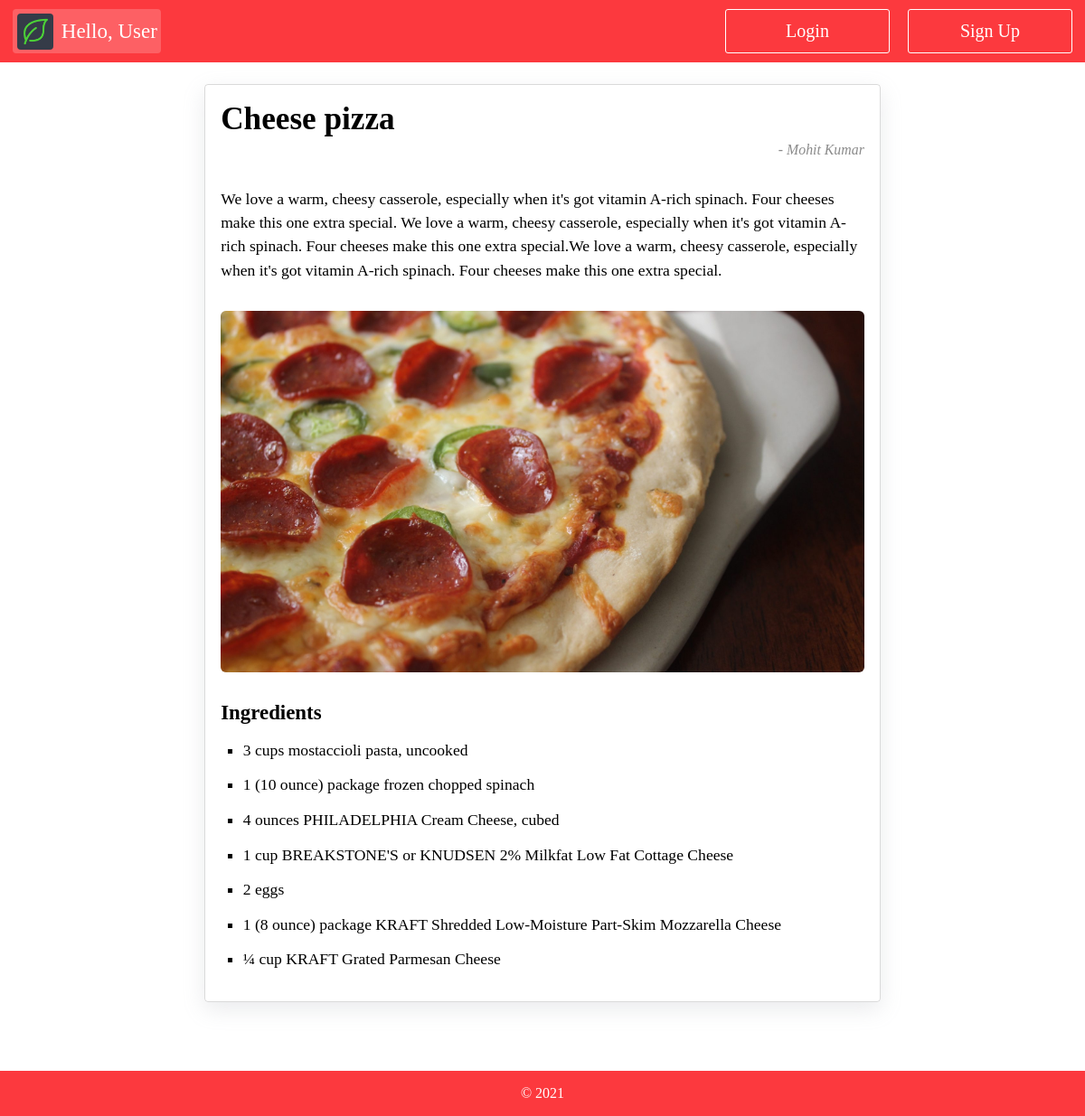
Page /recipe/cheese-pizza-with-lorem-ipsum-sat-domen-lorem-ipsum on the committed database.
### home/models.py (models this page shows, shortened)
class Recipe(models.Model):
  id = models.UUIDField(default=uuid.uuid4, primary_key=True, editable=False, unique=True)
  author = models.ForeignKey(User, on_delete=models.CASCADE)
  title = models.CharField(max_length=200)
  slug = models.CharField(max_length=255)
  description = models.TextField()
  image = models.ImageField(upload_to=upload_path)

class Ingredient(models.Model):
  id = models.UUIDField(default=uuid.uuid4, primary_key=True, editable=False, unique=True)
  recipe = models.ForeignKey(Recipe, on_delete=models.CASCADE)
  description = models.TextField()
  def __str__(self):
    return f'#{self.recipe.title[:10]} {self.description[:15]}'

### accounts/models.py (models this page shows, shortened)
class User(AbstractBaseUser, PermissionsMixin):
    id = models.UUIDField(default=uuid.uuid4, unique=True, primary_key=True, editable=False)
    email = models.EmailField(verbose_name='Email Address', unique=True)
    username = models.CharField(verbose_name='Username', max_length=40, blank=True, null=True)
    first_name = models.CharField(verbose_name='First Name', max_length=40)
    last_name = models.CharField(verbose_name='Last Name', max_length=40, blank=True, null=True)
    date_joined = models.DateTimeField(verbose_name='Date Joined', auto_now_add=True)
    is_admin = models.BooleanField(verbose_name='Admin User', default=False)
    is_staff = models.BooleanField(verbose_name='Staff User', default=False)
    is_superuser = models.BooleanField(verbose_name='Super User', default=False)
    USERNAME_FIELD = 'email'
    objects = UserManager()
    @property
    def get_fullname(self):
        self.last_name = self.last_name if self.last_name else ''
        return f'{self.first_name} {self.last_name}'

### home/views.py (the view)
# urls.py: path('recipe/<slug:slug>', views.recipe_detail_view, name='recipe_detail')
def recipe_detail_view(request, slug):
  recipe = Recipe.objects.filter(slug=slug).first()
  ingredients = recipe.ingredient_set.all()
  if not recipe:
    messages.error(request, 'Sorry, No such recipe found')
  context = {'recipe': recipe, 'ingredients': ingredients}
  print("here", ingredients)
  return render(request, 'home/recipe.html', context)

### home/templates/home/recipe.html (shortened to what this page needs)
{% extends 'base.html' %}
{% load static %}
{% block stylesheet %}
<link rel="stylesheet" href="{% static 'css/index.css' %}?{% now 'U' %}"/>
{% endblock stylesheet %}
{% block content %}
  <section id="container">
    {% if recipe %}
      {% include 'home/snippets/recipe-detail.html' with recipe=recipe%}
    {% else %}
      <div class="error-div">
        <h2>The Recipe you are looking for is not found. Please search for existing recipes.</h2>
        <a href="{% url 'home:home' %}">Take Me Home</a>
      </div>
    {% endif %}
  </section>
{% endblock content %}

### home/templates/home/snippets/recipe-detail.html (shortened to what this page needs)
{% load static %}
<div class="recipe-detail-container">
  <div class="recipe-header">
    <h1 class="recipe-title">{{ recipe.title }}</h1>
    <a href="{% url 'home:profile' recipe.author.username %}" class="recipe-author">- {{ recipe.author.get_fullname }}</a>
  </div>
  <div class="recipe-description">
    <p>{{ recipe.description }}</p>
  </div>
  <div class="recipe-thumbnail-img">
    <img src="{{recipe.image.url  }}" alt="{{ recipe.title }}"/>
  </div>
  <div class="recipe-ingredients">
    <h3>Ingredients</h3>
    <ol class="ingredients-list">
      {% for ingredient in ingredients %}
        <li class="ingredients-item">{{ ingredient.description }}</li>
      {% endfor %}
    </ol>
  </div>
</div>

### static/css/index.css (style rules this page uses)
:root { --main-color: #fc393e; --main-color-light: #ff5f64; --light-color: #aaaaaa20; --color-orange: #fde498; --color-blue: #bde7fe; --color-pink: #f5a492; --color-violet: #d3b0e0; --color-green: #7cd4bb; --color-orange-dark: #fed698; }
body { margin: 0; padding: 0; position: relative; }
* { box-sizing: border-box; }
a, button { transition: all 0.3s ease; }
h1, h2, h3, h4, h5, h6 { margin: 0; }
a { display: flex; text-decoration: none; justify-content: center; align-items: center; }
p { margin: 0; }
#container { padding: 0.5em; margin: 1em; }
#container > * { margin-bottom: 3em; }
.card-img, .professional-card-img, .recipe-thumbnail-img { width: 100%; height: 220px; background: #aaaaaa70; }
.card-img > img, .professional-card-img > img, .recipe-thumbnail-img > img { width: 100%; height: 100%; object-fit: cover; }
.recipe-detail-container, .form-container { width: 50%; margin: auto; border: 0.7px solid #aaaaaa70; border-radius: 4px; box-shadow: rgba(149, 157, 165, 0.2) 0px 8px 24px; padding: 1em; font-size: 1.1em; }
.recipe-detail-container > *:not(:last-child) { margin-bottom: 2rem; }
.recipe-header { position: relative; padding-bottom: 1.3em; }
.recipe-title { font-size: 2em; }
.recipe-author { position: absolute; bottom: 0; right: 0; font-style: italic; color: rgb(139, 139, 139); font-size: 0.9em; }
.recipe-description > p { line-height: 1.5; }
.recipe-thumbnail-img { height: 400px; background-color: #aaaaaa80; }
.recipe-thumbnail-img > img { position: relative; top: 50%; transform: translateY(-50%); }
.recipe-thumbnail-img, .recipe-thumbnail-img > img { border-radius: 6px; }
.recipe-ingredients > h3 { font-size: 1.3em; }
.ingredients-list { padding-left: 1.4em; list-style: square; }
.ingredients-list > *:not(:last-child) { margin-bottom: 1em; }
@media screen and (min-width: 768px) and (max-width: 1200px) { .recipe-detail-container, .form-container { width: 65%; } }

### rows in the picture
Recipe: title "Cheese pizza", author.get_fullname "Mohit Kumar", description "We love a warm, cheesy casserole, especially when it's got vitamin A-rich spinach. Four cheeses make this one extra special. We love a warm, cheesy casserole, especially when it's got vitamin A-rich spinach. Four cheeses make this one extra special.We love a warm, cheesy casserole, especially when it's got vitamin A-rich spinach. Four cheeses make this one extra special.", image (picture)
Ingredient: description "3 cups mostaccioli pasta, uncooked"
Ingredient: description "1 (10 ounce) package frozen chopped spinach"
Ingredient: description "4 ounces PHILADELPHIA Cream Cheese, cubed"
Ingredient: description "1 cup BREAKSTONE'S or KNUDSEN 2% Milkfat Low Fat Cottage Cheese"
Ingredient: description "2 eggs"
Ingredient: description "1 (8 ounce) package KRAFT Shredded Low-Moisture Part-Skim Mozzarella Cheese"
Ingredient: description "¼ cup KRAFT Grated Parmesan Cheese"
